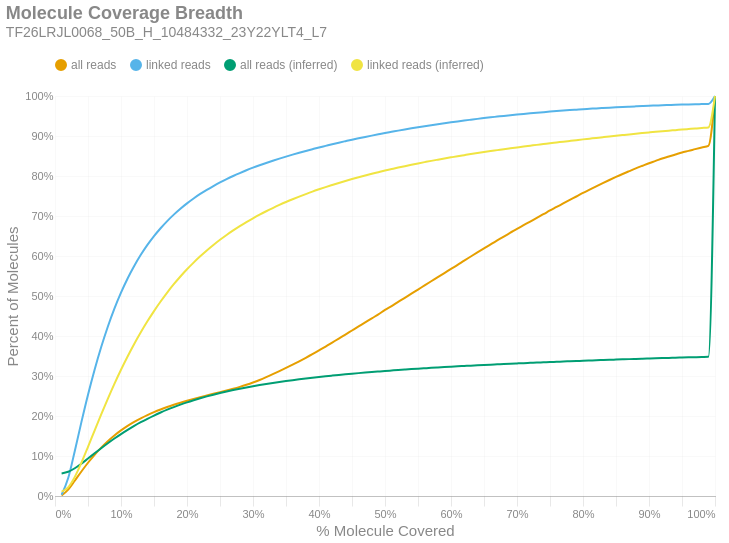

Here is the notebook cell this chart was saved with:
### Markdown cell above
### Molecule Read Coverage
This chart shows molecule coverage breadth as computed by the number of bases aligned to that molecule. In other words, "*how much of each unique long molecule is actually sequenced/aligned?*" Keep in mind there is a distinction between sequences and alignments, since some sequences belonging to a particular molecule may not align well and wouldn't appear in the alignment data. This chart also shows molecule coverage breadth as computed by the *inferred fragment* from which the aligned sequences originate. Unlike read coverage, this calculation takes into account the total insert size, including unsequenced gaps between the forward and reverse reads. Like the previous figures, these are cumulative percents.

### Code cell
if SKIPLR:
    print_html(f"Skipped")
else:
    binned_df = consolidated_hist(valids['coverage_bp'], mask, 0.01, True)
    binned_df_inf = consolidated_hist(valids['coverage_inserts'], mask, 0.01, True)
    binned_df = binned_df.with_columns(pl.lit(binned_df_inf['all reads (cumsum)']).alias('all reads (inferred)'))
    binned_df = binned_df.with_columns(pl.lit(binned_df_inf['linked reads (cumsum)']).alias('linked reads (inferred)'))
    binned_df = binned_df.with_columns(
        (pl.col('bin').cast(pl.Float64) + 0.01).alias('right_edge')
    )

    with SafeRender(binned_df):
        (
            density_plot(binned_df, 'Molecule Coverage Breadth', samplename, 'molcov', ['all reads (inferred)','linked reads (inferred)'])
            .encode(
                #x=alt.X('bin:Q', title="% Molecule Covered").axis(format = '%').scale(padding=0),
                x=alt.X('right_edge:Q', title="% Molecule Covered").axis(format='%').scale(padding=0),
                y=alt.Y('value:Q', title='Percent of Molecules')
                    .axis(format='%')
                    .stack(False)
                    .scale(domainMin=0, padding=0),
                color=alt.Color("key:N").scale(domain = ["all reads", "linked reads", "all reads (inferred)", "linked reads (inferred)"]),
                tooltip = [
                    alt.Tooltip("key:N", title = "Data Type"),
                    alt.Tooltip("range_label:N", title="% Molecule Covered"),
                    alt.Tooltip("value:Q", format = ".2%", title="% Molecules")
                ]
            )
        ).display()

### Figure 1 — Vega-Lite specification as saved in the notebook (floating-point values rounded to 4 significant figures)
{"width": "container", "height": 400, "config": {"title": {"anchor": "start", "dy": -15, "fontSize": 18, "color": "#888888", "subtitleColor": "#888888", "subtitleFontSize": 14}, "arc": {"fill": "#0072B2"}, "axis": {"domainColor": "#888888", "domainWidth": 0.5, "gridWidth": 0.2, "grid": false, "titleFontWeight": 400, "titleFontSize": 15, "labelFontSize": 11, "labelColor": "#888888", "tickColor": "#888888", "tickWidth": 0.2, "titleColor": "#888888"}, "axisBand": {"grid": false}, "axisX": {"grid": true, "tickSize": 10, "domainCap": "round"}, "axisY": {"domain": false, "grid": true, "tickSize": 0, "domainCap": "round"}, "background": "transparent", "header": {"labelFontSize": 15, "labelColor": "#888888", "titleFontSize": 15, "titleFontWeight": 600, "titleColor": "#888888"}, "legend": {"labelFont": "sans-serif", "labelFontSize": 12, "labelColor": "#888888", "symbolSize": 100, "symbolType": "circle", "titleFontSize": 12, "titlePadding": 10, "titleColor": "#888888", "title": null, "orient": "top"}, "range": {"category": ["#E69F00", "#56B4E9", "#009E73", "#F0E442", "#0072B2", "#D55E00", "#CC79A7", "#000000"], "diverging": ["#cfe8f3", "#a2d4ec", "#73bfe2", "#46abdb", "#1696d2", "#12719e"]}, "area": {"fill": "#0072B2", "fillOpacity": 0.7, "line": true, "strokeOpacity": 0.7}, "line": {"color": "#0072B2", "stroke": "#0072B2", "strokeWidth": 2}, "trail": {"color": "#0072B2", "stroke": "#0072B2", "strokeWidth": 0, "size": 1}, "point": {"filled": true, "fillOpacity": 1.0, "size": 95}, "text": {"color": "#888888", "fontSize": 11, "align": "right", "fontWeight": 400, "size": 11}, "bar": {"fill": "#0072B2", "stroke": null}, "view": {"stroke": null, "continuousWidth": 660, "continuousHeight": 400}}, "data": {"name": "data-96cdb10be0aa80fe20814f89ba20c923"}, "mark": {"type": "line", "interpolate": "monotone", "point": {"opacity": 0, "size": 275}}, "encoding": {"color": {"field": "key", "scale": {"domain": ["all reads", "linked reads", "all reads (inferred)", "linked reads (inferred)"]}, "type": "nominal"}, "tooltip": [{"field": "key", "title": "Data Type", "type": "nominal"}, {"field": "range_label", "title": "% Molecule Covered", "type": "nominal"}, {"field": "value", "format": ".2%", "title": "% Molecules", "type": "quantitative"}], "x": {"axis": {"format": "%"}, "field": "right_edge", "scale": {"padding": 0}, "title": "% Molecule Covered", "type": "quantitative"}, "y": {"axis": {"format": "%"}, "field": "value", "scale": {"domainMin": 0, "padding": 0}, "stack": false, "title": "Percent of Molecules", "type": "quantitative"}}, "params": [{"name": "param_c36ac31b6afebe62", "select": {"type": "point", "fields": ["key"]}, "bind": "legend"}], "title": {"text": "Molecule Coverage Breadth", "subtitle": "TF26LRJL0068_50B_H_10484332_23Y22YLT4_L7"}, "transform": [{"fold": ["all reads (cumsum)", "linked reads (cumsum)", "all reads (inferred)", "linked reads (inferred)"]}, {"calculate": "replace(datum.key, ' (cumsum)', '')", "as": "key"}, {"filter": {"param": "param_c36ac31b6afebe62"}}], "usermeta": {"embedOptions": {"downloadFileName": "TF26LRJL0068_50B_H_10484332_23Y22YLT4_L7.molcov"}}, "$schema": "https://vega.github.io/schema/vega-lite/v6.4.1.json", "datasets": {"data-96cdb10be0aa80fe20814f89ba20c923": [{"bin": "0.0", "interval": "0.0-0.01", "all reads": 0.001442, "linked reads": 0.003031, "all reads (cumsum)": 0.001442, "linked reads (cumsum)": 0.003031, "range_label": "0.0-0.01", "all reads (inferred)": 0.0565, "linked reads (inferred)": 0.01103, "right_edge": 0.01}, {"bin": "0.01", "interval": "0.01-0.02", "all reads": 0.01448, "linked reads": 0.04182, "all reads (cumsum)": 0.01592, "linked reads (cumsum)": 0.04486, "range_label": "0.01-0.02", "all reads (inferred)": 0.06061, "linked reads (inferred)": 0.0217, "right_edge": 0.02}, {"bin": "0.02", "interval": "0.02-0.03", "all reads": 0.02228, "linked reads": 0.06778, "all reads (cumsum)": 0.0382, "linked reads (cumsum)": 0.1126, "range_label": "0.02-0.03", "all reads (inferred)": 0.06941, "linked reads (inferred)": 0.04787, "right_edge": 0.03}, {"bin": "0.03", "interval": "0.03-0.04", "all reads": 0.0231, "linked reads": 0.07202, "all reads (cumsum)": 0.0613, "linked reads (cumsum)": 0.1847, "range_label": "0.03-0.04", "all reads (inferred)": 0.08088, "linked reads (inferred)": 0.08315, "right_edge": 0.04}, {"bin": "0.04", "interval": "0.04-0.05", "all reads": 0.02183, "linked reads": 0.06848, "all reads (cumsum)": 0.08313, "linked reads (cumsum)": 0.2531, "range_label": "0.04-0.05", "all reads (inferred)": 0.09367, "linked reads (inferred)": 0.1228, "right_edge": 0.05}, {"bin": "0.05", "interval": "0.05-0.06", "all reads": 0.0199, "linked reads": 0.06271, "all reads (cumsum)": 0.103, "linked reads (cumsum)": 0.3158, "range_label": "0.05-0.06", "all reads (inferred)": 0.1067, "linked reads (inferred)": 0.1636, "right_edge": 0.06}, {"bin": "0.06", "interval": "0.06-0.07", "all reads": 0.01796, "linked reads": 0.05669, "all reads (cumsum)": 0.121, "linked reads (cumsum)": 0.3725, "range_label": "0.06-0.07", "all reads (inferred)": 0.1195, "linked reads (inferred)": 0.2039, "right_edge": 0.07}, {"bin": "0.07", "interval": "0.07-0.08", "all reads": 0.01606, "linked reads": 0.0507, "all reads (cumsum)": 0.137, "linked reads (cumsum)": 0.4232, "range_label": "0.07-0.08", "all reads (inferred)": 0.1318, "linked reads (inferred)": 0.2429, "right_edge": 0.08}, {"bin": "0.08", "interval": "0.08-0.09", "all reads": 0.01434, "linked reads": 0.04526, "all reads (cumsum)": 0.1514, "linked reads (cumsum)": 0.4685, "range_label": "0.08-0.09", "all reads (inferred)": 0.1437, "linked reads (inferred)": 0.2802, "right_edge": 0.09}, {"bin": "0.09", "interval": "0.09-0.1", "all reads": 0.01267, "linked reads": 0.03988, "all reads (cumsum)": 0.1641, "linked reads (cumsum)": 0.5084, "range_label": "0.09-0.1", "all reads (inferred)": 0.1548, "linked reads (inferred)": 0.3155, "right_edge": 0.1}, {"bin": "0.1", "interval": "0.1-0.11", "all reads": 0.0113, "linked reads": 0.03549, "all reads (cumsum)": 0.1754, "linked reads (cumsum)": 0.5439, "range_label": "0.1-0.11", "all reads (inferred)": 0.1653, "linked reads (inferred)": 0.3488, "right_edge": 0.11}, {"bin": "0.11", "interval": "0.11-0.12", "all reads": 0.009971, "linked reads": 0.03118, "all reads (cumsum)": 0.1853, "linked reads (cumsum)": 0.575, "range_label": "0.11-0.12", "all reads (inferred)": 0.1752, "linked reads (inferred)": 0.3801, "right_edge": 0.12}, {"bin": "0.12", "interval": "0.12-0.13", "all reads": 0.008997, "linked reads": 0.02786, "all reads (cumsum)": 0.1943, "linked reads (cumsum)": 0.6029, "range_label": "0.12-0.13", "all reads (inferred)": 0.1844, "linked reads (inferred)": 0.4093, "right_edge": 0.13}, {"bin": "0.13", "interval": "0.13-0.14", "all reads": 0.008076, "linked reads": 0.02475, "all reads (cumsum)": 0.2024, "linked reads (cumsum)": 0.6277, "range_label": "0.13-0.14", "all reads (inferred)": 0.1931, "linked reads (inferred)": 0.4366, "right_edge": 0.14}, {"bin": "0.14", "interval": "0.14-0.15", "all reads": 0.007275, "linked reads": 0.02206, "all reads (cumsum)": 0.2097, "linked reads (cumsum)": 0.6497, "range_label": "0.14-0.15", "all reads (inferred)": 0.2011, "linked reads (inferred)": 0.4623, "right_edge": 0.15}, {"bin": "0.15", "interval": "0.15-0.16", "all reads": 0.006625, "linked reads": 0.01974, "all reads (cumsum)": 0.2163, "linked reads (cumsum)": 0.6695, "range_label": "0.15-0.16", "all reads (inferred)": 0.2087, "linked reads (inferred)": 0.4862, "right_edge": 0.16}, {"bin": "0.16", "interval": "0.16-0.17", "all reads": 0.006077, "linked reads": 0.01784, "all reads (cumsum)": 0.2224, "linked reads (cumsum)": 0.6873, "range_label": "0.16-0.17", "all reads (inferred)": 0.2158, "linked reads (inferred)": 0.5087, "right_edge": 0.17}, {"bin": "0.17", "interval": "0.17-0.18", "all reads": 0.005616, "linked reads": 0.01613, "all reads (cumsum)": 0.228, "linked reads (cumsum)": 0.7034, "range_label": "0.17-0.18", "all reads (inferred)": 0.2223, "linked reads (inferred)": 0.5295, "right_edge": 0.18}, {"bin": "0.18", "interval": "0.18-0.19", "all reads": 0.005237, "linked reads": 0.01469, "all reads (cumsum)": 0.2332, "linked reads (cumsum)": 0.7181, "range_label": "0.18-0.19", "all reads (inferred)": 0.2284, "linked reads (inferred)": 0.5488, "right_edge": 0.19}, {"bin": "0.19", "interval": "0.19-0.2", "all reads": 0.004901, "linked reads": 0.01341, "all reads (cumsum)": 0.2381, "linked reads (cumsum)": 0.7315, "range_label": "0.19-0.2", "all reads (inferred)": 0.2341, "linked reads (inferred)": 0.5669, "right_edge": 0.2}, {"bin": "0.2", "interval": "0.2-0.21", "all reads": 0.004602, "linked reads": 0.01232, "all reads (cumsum)": 0.2427, "linked reads (cumsum)": 0.7438, "range_label": "0.2-0.21", "all reads (inferred)": 0.2394, "linked reads (inferred)": 0.5835, "right_edge": 0.21}, {"bin": "0.21", "interval": "0.21-0.22", "all reads": 0.004414, "linked reads": 0.01127, "all reads (cumsum)": 0.2472, "linked reads (cumsum)": 0.7551, "range_label": "0.21-0.22", "all reads (inferred)": 0.2443, "linked reads (inferred)": 0.5991, "right_edge": 0.22}, {"bin": "0.22", "interval": "0.22-0.23", "all reads": 0.004234, "linked reads": 0.01028, "all reads (cumsum)": 0.2514, "linked reads (cumsum)": 0.7654, "range_label": "0.22-0.23", "all reads (inferred)": 0.249, "linked reads (inferred)": 0.6138, "right_edge": 0.23}, {"bin": "0.23", "interval": "0.23-0.24", "all reads": 0.004199, "linked reads": 0.009597, "all reads (cumsum)": 0.2556, "linked reads (cumsum)": 0.775, "range_label": "0.23-0.24", "all reads (inferred)": 0.2533, "linked reads (inferred)": 0.6276, "right_edge": 0.24}, {"bin": "0.24", "interval": "0.24-0.25", "all reads": 0.004152, "linked reads": 0.008962, "all reads (cumsum)": 0.2597, "linked reads (cumsum)": 0.7839, "range_label": "0.24-0.25", "all reads (inferred)": 0.2574, "linked reads (inferred)": 0.6405, "right_edge": 0.25}, {"bin": "0.25", "interval": "0.25-0.26", "all reads": 0.004083, "linked reads": 0.008288, "all reads (cumsum)": 0.2638, "linked reads (cumsum)": 0.7922, "range_label": "0.25-0.26", "all reads (inferred)": 0.2613, "linked reads (inferred)": 0.6526, "right_edge": 0.26}, {"bin": "0.26", "interval": "0.26-0.27", "all reads": 0.004286, "linked reads": 0.007756, "all reads (cumsum)": 0.2681, "linked reads (cumsum)": 0.8, "range_label": "0.26-0.27", "all reads (inferred)": 0.2648, "linked reads (inferred)": 0.6639, "right_edge": 0.27}, {"bin": "0.27", "interval": "0.27-0.28", "all reads": 0.004683, "linked reads": 0.007281, "all reads (cumsum)": 0.2728, "linked reads (cumsum)": 0.8073, "range_label": "0.27-0.28", "all reads (inferred)": 0.2682, "linked reads (inferred)": 0.6746, "right_edge": 0.28}, {"bin": "0.28", "interval": "0.28-0.29", "all reads": 0.005183, "linked reads": 0.006995, "all reads (cumsum)": 0.278, "linked reads (cumsum)": 0.8143, "range_label": "0.28-0.29", "all reads (inferred)": 0.2715, "linked reads (inferred)": 0.6848, "right_edge": 0.29}, {"bin": "0.29", "interval": "0.29-0.3", "all reads": 0.00572, "linked reads": 0.006517, "all reads (cumsum)": 0.2837, "linked reads (cumsum)": 0.8208, "range_label": "0.29-0.3", "all reads (inferred)": 0.2745, "linked reads (inferred)": 0.6943, "right_edge": 0.3}, {"bin": "0.3", "interval": "0.3-0.31", "all reads": 0.006305, "linked reads": 0.006094, "all reads (cumsum)": 0.29, "linked reads (cumsum)": 0.8269, "range_label": "0.3-0.31", "all reads (inferred)": 0.2773, "linked reads (inferred)": 0.7033, "right_edge": 0.31}, {"bin": "0.31", "interval": "0.31-0.32", "all reads": 0.007032, "linked reads": 0.00578, "all reads (cumsum)": 0.297, "linked reads (cumsum)": 0.8327, "range_label": "0.31-0.32", "all reads (inferred)": 0.2801, "linked reads (inferred)": 0.7118, "right_edge": 0.32}, {"bin": "0.32", "interval": "0.32-0.33", "all reads": 0.007433, "linked reads": 0.005516, "all reads (cumsum)": 0.3045, "linked reads (cumsum)": 0.8382, "range_label": "0.32-0.33", "all reads (inferred)": 0.2826, "linked reads (inferred)": 0.7199, "right_edge": 0.33}, {"bin": "0.33", "interval": "0.33-0.34", "all reads": 0.007673, "linked reads": 0.005279, "all reads (cumsum)": 0.3121, "linked reads (cumsum)": 0.8435, "range_label": "0.33-0.34", "all reads (inferred)": 0.2851, "linked reads (inferred)": 0.7276, "right_edge": 0.34}, {"bin": "0.34", "interval": "0.34-0.35", "all reads": 0.007961, "linked reads": 0.005093, "all reads (cumsum)": 0.3201, "linked reads (cumsum)": 0.8485, "range_label": "0.34-0.35", "all reads (inferred)": 0.2874, "linked reads (inferred)": 0.7349, "right_edge": 0.35}, {"bin": "0.35", "interval": "0.35-0.36", "all reads": 0.00824, "linked reads": 0.004848, "all reads (cumsum)": 0.3283, "linked reads (cumsum)": 0.8534, "range_label": "0.35-0.36", "all reads (inferred)": 0.2896, "linked reads (inferred)": 0.7418, "right_edge": 0.36}, {"bin": "0.36", "interval": "0.36-0.37", "all reads": 0.008441, "linked reads": 0.004696, "all reads (cumsum)": 0.3368, "linked reads (cumsum)": 0.8581, "range_label": "0.36-0.37", "all reads (inferred)": 0.2917, "linked reads (inferred)": 0.7484, "right_edge": 0.37}, {"bin": "0.37", "interval": "0.37-0.38", "all reads": 0.008792, "linked reads": 0.004514, "all reads (cumsum)": 0.3456, "linked reads (cumsum)": 0.8626, "range_label": "0.37-0.38", "all reads (inferred)": 0.2937, "linked reads (inferred)": 0.7548, "right_edge": 0.38}, {"bin": "0.38", "interval": "0.38-0.39", "all reads": 0.009053, "linked reads": 0.00439, "all reads (cumsum)": 0.3546, "linked reads (cumsum)": 0.867, "range_label": "0.38-0.39", "all reads (inferred)": 0.2957, "linked reads (inferred)": 0.761, "right_edge": 0.39}, {"bin": "0.39", "interval": "0.39-0.4", "all reads": 0.009465, "linked reads": 0.004318, "all reads (cumsum)": 0.3641, "linked reads (cumsum)": 0.8713, "range_label": "0.39-0.4", "all reads (inferred)": 0.2975, "linked reads (inferred)": 0.7667, "right_edge": 0.4}, {"bin": "0.4", "interval": "0.4-0.41", "all reads": 0.00959, "linked reads": 0.004052, "all reads (cumsum)": 0.3737, "linked reads (cumsum)": 0.8754, "range_label": "0.4-0.41", "all reads (inferred)": 0.2993, "linked reads (inferred)": 0.7723, "right_edge": 0.41}, {"bin": "0.41", "interval": "0.41-0.42", "all reads": 0.009983, "linked reads": 0.004062, "all reads (cumsum)": 0.3837, "linked reads (cumsum)": 0.8794, "range_label": "0.41-0.42", "all reads (inferred)": 0.301, "linked reads (inferred)": 0.7775, "right_edge": 0.42}, {"bin": "0.42", "interval": "0.42-0.43", "all reads": 0.009996, "linked reads": 0.003901, "all reads (cumsum)": 0.3937, "linked reads (cumsum)": 0.8833, "range_label": "0.42-0.43", "all reads (inferred)": 0.3026, "linked reads (inferred)": 0.7827, "right_edge": 0.43}, {"bin": "0.43", "interval": "0.43-0.44", "all reads": 0.00992, "linked reads": 0.003751, "all reads (cumsum)": 0.4036, "linked reads (cumsum)": 0.8871, "range_label": "0.43-0.44", "all reads (inferred)": 0.3042, "linked reads (inferred)": 0.7876, "right_edge": 0.44}, {"bin": "0.44", "interval": "0.44-0.45", "all reads": 0.01016, "linked reads": 0.003699, "all reads (cumsum)": 0.4137, "linked reads (cumsum)": 0.8908, "range_label": "0.44-0.45", "all reads (inferred)": 0.3057, "linked reads (inferred)": 0.7923, "right_edge": 0.45}, {"bin": "0.45", "interval": "0.45-0.46", "all reads": 0.01014, "linked reads": 0.003456, "all reads (cumsum)": 0.4239, "linked reads (cumsum)": 0.8942, "range_label": "0.45-0.46", "all reads (inferred)": 0.3072, "linked reads (inferred)": 0.7969, "right_edge": 0.46}, {"bin": "0.46", "interval": "0.46-0.47", "all reads": 0.009973, "linked reads": 0.003382, "all reads (cumsum)": 0.4338, "linked reads (cumsum)": 0.8976, "range_label": "0.46-0.47", "all reads (inferred)": 0.3086, "linked reads (inferred)": 0.8013, "right_edge": 0.47}, {"bin": "0.47", "interval": "0.47-0.48", "all reads": 0.01025, "linked reads": 0.003332, "all reads (cumsum)": 0.4441, "linked reads (cumsum)": 0.9009, "range_label": "0.47-0.48", "all reads (inferred)": 0.31, "linked reads (inferred)": 0.8055, "right_edge": 0.48}, {"bin": "0.48", "interval": "0.48-0.49", "all reads": 0.009932, "linked reads": 0.003275, "all reads (cumsum)": 0.454, "linked reads (cumsum)": 0.9042, "range_label": "0.48-0.49", "all reads (inferred)": 0.3113, "linked reads (inferred)": 0.8095, "right_edge": 0.49}, {"bin": "0.49", "interval": "0.49-0.5", "all reads": 0.01105, "linked reads": 0.003222, "all reads (cumsum)": 0.4651, "linked reads (cumsum)": 0.9074, "range_label": "0.49-0.5", "all reads (inferred)": 0.3125, "linked reads (inferred)": 0.8135, "right_edge": 0.5}, {"bin": "0.5", "interval": "0.5-0.51", "all reads": 0.009497, "linked reads": 0.002971, "all reads (cumsum)": 0.4746, "linked reads (cumsum)": 0.9104, "range_label": "0.5-0.51", "all reads (inferred)": 0.3137, "linked reads (inferred)": 0.8173, "right_edge": 0.51}, {"bin": "0.51", "interval": "0.51-0.52", "all reads": 0.01062, "linked reads": 0.002991, "all reads (cumsum)": 0.4852, "linked reads (cumsum)": 0.9134, "range_label": "0.51-0.52", "all reads (inferred)": 0.3149, "linked reads (inferred)": 0.821, "right_edge": 0.52}, {"bin": "0.52", "interval": "0.52-0.53", "all reads": 0.01024, "linked reads": 0.002931, "all reads (cumsum)": 0.4954, "linked reads (cumsum)": 0.9163, "range_label": "0.52-0.53", "all reads (inferred)": 0.3161, "linked reads (inferred)": 0.8246, "right_edge": 0.53}, {"bin": "0.53", "interval": "0.53-0.54", "all reads": 0.01044, "linked reads": 0.002853, "all reads (cumsum)": 0.5059, "linked reads (cumsum)": 0.9192, "range_label": "0.53-0.54", "all reads (inferred)": 0.3172, "linked reads (inferred)": 0.8281, "right_edge": 0.54}, {"bin": "0.54", "interval": "0.54-0.55", "all reads": 0.01018, "linked reads": 0.002749, "all reads (cumsum)": 0.5161, "linked reads (cumsum)": 0.9219, "range_label": "0.54-0.55", "all reads (inferred)": 0.3183, "linked reads (inferred)": 0.8314, "right_edge": 0.55}, {"bin": "0.55", "interval": "0.55-0.56", "all reads": 0.01047, "linked reads": 0.002629, "all reads (cumsum)": 0.5265, "linked reads (cumsum)": 0.9246, "range_label": "0.55-0.56", "all reads (inferred)": 0.3193, "linked reads (inferred)": 0.8347, "right_edge": 0.56}, {"bin": "0.56", "interval": "0.56-0.57", "all reads": 0.01032, "linked reads": 0.002529, "all reads (cumsum)": 0.5368, "linked reads (cumsum)": 0.9271, "range_label": "0.56-0.57", "all reads (inferred)": 0.3204, "linked reads (inferred)": 0.8378, "right_edge": 0.57}, {"bin": "0.57", "interval": "0.57-0.58", "all reads": 0.01013, "linked reads": 0.002454, "all reads (cumsum)": 0.547, "linked reads (cumsum)": 0.9296, "range_label": "0.57-0.58", "all reads (inferred)": 0.3213, "linked reads (inferred)": 0.8409, "right_edge": 0.58}, {"bin": "0.58", "interval": "0.58-0.59", "all reads": 0.01028, "linked reads": 0.002363, "all reads (cumsum)": 0.5573, "linked reads (cumsum)": 0.9319, "range_label": "0.58-0.59", "all reads (inferred)": 0.3223, "linked reads (inferred)": 0.8438, "right_edge": 0.59}, {"bin": "0.59", "interval": "0.59-0.6", "all reads": 0.01045, "linked reads": 0.002321, "all reads (cumsum)": 0.5677, "linked reads (cumsum)": 0.9342, "range_label": "0.59-0.6", "all reads (inferred)": 0.3232, "linked reads (inferred)": 0.8466, "right_edge": 0.6}, {"bin": "0.6", "interval": "0.6-0.61", "all reads": 0.01014, "linked reads": 0.002233, "all reads (cumsum)": 0.5778, "linked reads (cumsum)": 0.9365, "range_label": "0.6-0.61", "all reads (inferred)": 0.3241, "linked reads (inferred)": 0.8495, "right_edge": 0.61}, {"bin": "0.61", "interval": "0.61-0.62", "all reads": 0.01062, "linked reads": 0.00217, "all reads (cumsum)": 0.5885, "linked reads (cumsum)": 0.9386, "range_label": "0.61-0.62", "all reads (inferred)": 0.325, "linked reads (inferred)": 0.8522, "right_edge": 0.62}, {"bin": "0.62", "interval": "0.62-0.63", "all reads": 0.01031, "linked reads": 0.002093, "all reads (cumsum)": 0.5988, "linked reads (cumsum)": 0.9407, "range_label": "0.62-0.63", "all reads (inferred)": 0.3259, "linked reads (inferred)": 0.8548, "right_edge": 0.63}, {"bin": "0.63", "interval": "0.63-0.64", "all reads": 0.01024, "linked reads": 0.002077, "all reads (cumsum)": 0.609, "linked reads (cumsum)": 0.9428, "range_label": "0.63-0.64", "all reads (inferred)": 0.3268, "linked reads (inferred)": 0.8574, "right_edge": 0.64}, {"bin": "0.64", "interval": "0.64-0.65", "all reads": 0.009938, "linked reads": 0.001952, "all reads (cumsum)": 0.619, "linked reads (cumsum)": 0.9448, "range_label": "0.64-0.65", "all reads (inferred)": 0.3276, "linked reads (inferred)": 0.8599, "right_edge": 0.65}, {"bin": "0.65", "interval": "0.65-0.66", "all reads": 0.01024, "linked reads": 0.001944, "all reads (cumsum)": 0.6292, "linked reads (cumsum)": 0.9467, "range_label": "0.65-0.66", "all reads (inferred)": 0.3284, "linked reads (inferred)": 0.8624, "right_edge": 0.66}, {"bin": "0.66", "interval": "0.66-0.67", "all reads": 0.00966, "linked reads": 0.001776, "all reads (cumsum)": 0.6389, "linked reads (cumsum)": 0.9485, "range_label": "0.66-0.67", "all reads (inferred)": 0.3292, "linked reads (inferred)": 0.8647, "right_edge": 0.67}, {"bin": "0.67", "interval": "0.67-0.68", "all reads": 0.009817, "linked reads": 0.001801, "all reads (cumsum)": 0.6487, "linked reads (cumsum)": 0.9503, "range_label": "0.67-0.68", "all reads (inferred)": 0.3299, "linked reads (inferred)": 0.867, "right_edge": 0.68}, {"bin": "0.68", "interval": "0.68-0.69", "all reads": 0.009518, "linked reads": 0.001706, "all reads (cumsum)": 0.6582, "linked reads (cumsum)": 0.952, "range_label": "0.68-0.69", "all reads (inferred)": 0.3307, "linked reads (inferred)": 0.8693, "right_edge": 0.69}, {"bin": "0.69", "interval": "0.69-0.7", "all reads": 0.009599, "linked reads": 0.001627, "all reads (cumsum)": 0.6678, "linked reads (cumsum)": 0.9536, "range_label": "0.69-0.7", "all reads (inferred)": 0.3314, "linked reads (inferred)": 0.8715, "right_edge": 0.7}, {"bin": "0.7", "interval": "0.7-0.71", "all reads": 0.009194, "linked reads": 0.001569, "all reads (cumsum)": 0.677, "linked reads (cumsum)": 0.9552, "range_label": "0.7-0.71", "all reads (inferred)": 0.3322, "linked reads (inferred)": 0.8737, "right_edge": 0.71}, {"bin": "0.71", "interval": "0.71-0.72", "all reads": 0.009172, "linked reads": 0.001495, "all reads (cumsum)": 0.6862, "linked reads (cumsum)": 0.9567, "range_label": "0.71-0.72", "all reads (inferred)": 0.3328, "linked reads (inferred)": 0.8758, "right_edge": 0.72}, {"bin": "0.72", "interval": "0.72-0.73", "all reads": 0.009253, "linked reads": 0.001456, "all reads (cumsum)": 0.6954, "linked reads (cumsum)": 0.9581, "range_label": "0.72-0.73", "all reads (inferred)": 0.3335, "linked reads (inferred)": 0.8778, "right_edge": 0.73}, {"bin": "0.73", "interval": "0.73-0.74", "all reads": 0.008987, "linked reads": 0.001429, "all reads (cumsum)": 0.7044, "linked reads (cumsum)": 0.9596, "range_label": "0.73-0.74", "all reads (inferred)": 0.3342, "linked reads (inferred)": 0.8798, "right_edge": 0.74}, {"bin": "0.74", "interval": "0.74-0.75", "all reads": 0.009376, "linked reads": 0.001397, "all reads (cumsum)": 0.7138, "linked reads (cumsum)": 0.961, "range_label": "0.74-0.75", "all reads (inferred)": 0.3349, "linked reads (inferred)": 0.8819, "right_edge": 0.75}, {"bin": "0.75", "interval": "0.75-0.76", "all reads": 0.008754, "linked reads": 0.001319, "all reads (cumsum)": 0.7225, "linked reads (cumsum)": 0.9623, "range_label": "0.75-0.76", "all reads (inferred)": 0.3355, "linked reads (inferred)": 0.8838, "right_edge": 0.76}, {"bin": "0.76", "interval": "0.76-0.77", "all reads": 0.008931, "linked reads": 0.001264, "all reads (cumsum)": 0.7315, "linked reads (cumsum)": 0.9635, "range_label": "0.76-0.77", "all reads (inferred)": 0.3362, "linked reads (inferred)": 0.8858, "right_edge": 0.77}, {"bin": "0.77", "interval": "0.77-0.78", "all reads": 0.008719, "linked reads": 0.001204, "all reads (cumsum)": 0.7402, "linked reads (cumsum)": 0.9647, "range_label": "0.77-0.78", "all reads (inferred)": 0.3368, "linked reads (inferred)": 0.8877, "right_edge": 0.78}, {"bin": "0.78", "interval": "0.78-0.79", "all reads": 0.008579, "linked reads": 0.001148, "all reads (cumsum)": 0.7487, "linked reads (cumsum)": 0.9659, "range_label": "0.78-0.79", "all reads (inferred)": 0.3375, "linked reads (inferred)": 0.8897, "right_edge": 0.79}, {"bin": "0.79", "interval": "0.79-0.8", "all reads": 0.008917, "linked reads": 0.001147, "all reads (cumsum)": 0.7577, "linked reads (cumsum)": 0.967, "range_label": "0.79-0.8", "all reads (inferred)": 0.3381, "linked reads (inferred)": 0.8916, "right_edge": 0.8}, {"bin": "0.8", "interval": "0.8-0.81", "all reads": 0.008092, "linked reads": 0.0009757, "all reads (cumsum)": 0.7658, "linked reads (cumsum)": 0.968, "range_label": "0.8-0.81", "all reads (inferred)": 0.3387, "linked reads (inferred)": 0.8934, "right_edge": 0.81}, {"bin": "0.81", "interval": "0.81-0.82", "all reads": 0.008148, "linked reads": 0.00102, "all reads (cumsum)": 0.7739, "linked reads (cumsum)": 0.969, "range_label": "0.81-0.82", "all reads (inferred)": 0.3393, "linked reads (inferred)": 0.8953, "right_edge": 0.82}, {"bin": "0.82", "interval": "0.82-0.83", "all reads": 0.008204, "linked reads": 0.0009406, "all reads (cumsum)": 0.7821, "linked reads (cumsum)": 0.97, "range_label": "0.82-0.83", "all reads (inferred)": 0.3399, "linked reads (inferred)": 0.8971, "right_edge": 0.83}, {"bin": "0.83", "interval": "0.83-0.84", "all reads": 0.007889, "linked reads": 0.0009093, "all reads (cumsum)": 0.79, "linked reads (cumsum)": 0.9709, "range_label": "0.83-0.84", "all reads (inferred)": 0.3405, "linked reads (inferred)": 0.8988, "right_edge": 0.84}, {"bin": "0.84", "interval": "0.84-0.85", "all reads": 0.007587, "linked reads": 0.0008746, "all reads (cumsum)": 0.7976, "linked reads (cumsum)": 0.9718, "range_label": "0.84-0.85", "all reads (inferred)": 0.3411, "linked reads (inferred)": 0.9006, "right_edge": 0.85}, {"bin": "0.85", "interval": "0.85-0.86", "all reads": 0.00741, "linked reads": 0.0008337, "all reads (cumsum)": 0.805, "linked reads (cumsum)": 0.9726, "range_label": "0.85-0.86", "all reads (inferred)": 0.3416, "linked reads (inferred)": 0.9023, "right_edge": 0.86}, {"bin": "0.86", "interval": "0.86-0.87", "all reads": 0.007056, "linked reads": 0.0007778, "all reads (cumsum)": 0.8121, "linked reads (cumsum)": 0.9734, "range_label": "0.86-0.87", "all reads (inferred)": 0.3422, "linked reads (inferred)": 0.904, "right_edge": 0.87}, {"bin": "0.87", "interval": "0.87-0.88", "all reads": 0.006921, "linked reads": 0.0007623, "all reads (cumsum)": 0.819, "linked reads (cumsum)": 0.9741, "range_label": "0.87-0.88", "all reads (inferred)": 0.3427, "linked reads (inferred)": 0.9057, "right_edge": 0.88}, {"bin": "0.88", "interval": "0.88-0.89", "all reads": 0.006565, "linked reads": 0.0007473, "all reads (cumsum)": 0.8255, "linked reads (cumsum)": 0.9749, "range_label": "0.88-0.89", "all reads (inferred)": 0.3433, "linked reads (inferred)": 0.9073, "right_edge": 0.89}, {"bin": "0.89", "interval": "0.89-0.9", "all reads": 0.00644, "linked reads": 0.0007025, "all reads (cumsum)": 0.832, "linked reads (cumsum)": 0.9756, "range_label": "0.89-0.9", "all reads (inferred)": 0.3438, "linked reads (inferred)": 0.9089, "right_edge": 0.9}, {"bin": "0.9", "interval": "0.9-0.91", "all reads": 0.005706, "linked reads": 0.0006146, "all reads (cumsum)": 0.8377, "linked reads (cumsum)": 0.9762, "range_label": "0.9-0.91", "all reads (inferred)": 0.3443, "linked reads (inferred)": 0.9105, "right_edge": 0.91}, {"bin": "0.91", "interval": "0.91-0.92", "all reads": 0.006116, "linked reads": 0.0006416, "all reads (cumsum)": 0.8438, "linked reads (cumsum)": 0.9768, "range_label": "0.91-0.92", "all reads (inferred)": 0.3448, "linked reads (inferred)": 0.9119, "right_edge": 0.92}, {"bin": "0.92", "interval": "0.92-0.93", "all reads": 0.004912, "linked reads": 0.0005652, "all reads (cumsum)": 0.8487, "linked reads (cumsum)": 0.9774, "range_label": "0.92-0.93", "all reads (inferred)": 0.3452, "linked reads (inferred)": 0.9133, "right_edge": 0.93}, {"bin": "0.93", "interval": "0.93-0.94", "all reads": 0.00504, "linked reads": 0.0005644, "all reads (cumsum)": 0.8538, "linked reads (cumsum)": 0.978, "range_label": "0.93-0.94", "all reads (inferred)": 0.3457, "linked reads (inferred)": 0.9147, "right_edge": 0.94}, {"bin": "0.94", "interval": "0.94-0.95", "all reads": 0.005075, "linked reads": 0.0005193, "all reads (cumsum)": 0.8588, "linked reads (cumsum)": 0.9785, "range_label": "0.94-0.95", "all reads (inferred)": 0.3462, "linked reads (inferred)": 0.9161, "right_edge": 0.95}, {"bin": "0.95", "interval": "0.95-0.96", "all reads": 0.003976, "linked reads": 0.0004915, "all reads (cumsum)": 0.8628, "linked reads (cumsum)": 0.979, "range_label": "0.95-0.96", "all reads (inferred)": 0.3466, "linked reads (inferred)": 0.9174, "right_edge": 0.96}, {"bin": "0.96", "interval": "0.96-0.97", "all reads": 0.004332, "linked reads": 0.0004495, "all reads (cumsum)": 0.8671, "linked reads (cumsum)": 0.9794, "range_label": "0.96-0.97", "all reads (inferred)": 0.347, "linked reads (inferred)": 0.9187, "right_edge": 0.97}, {"bin": "0.97", "interval": "0.97-0.98", "all reads": 0.004161, "linked reads": 0.0004159, "all reads (cumsum)": 0.8713, "linked reads (cumsum)": 0.9798, "range_label": "0.97-0.98", "all reads (inferred)": 0.3475, "linked reads (inferred)": 0.92, "right_edge": 0.98}, {"bin": "0.98", "interval": "0.98-0.99", "all reads": 0.004143, "linked reads": 0.0004232, "all reads (cumsum)": 0.8754, "linked reads (cumsum)": 0.9803, "range_label": "0.98-0.99", "all reads (inferred)": 0.3481, "linked reads (inferred)": 0.9215, "right_edge": 0.99}, {"bin": "0.99", "interval": "0.99-1.0", "all reads": 0.1246, "linked reads": 0.01973, "all reads (cumsum)": 1.0, "linked reads (cumsum)": 1.0, "range_label": "0.99-1.0", "all reads (inferred)": 1.0, "linked reads (inferred)": 1.0, "right_edge": 1.0}]}}
